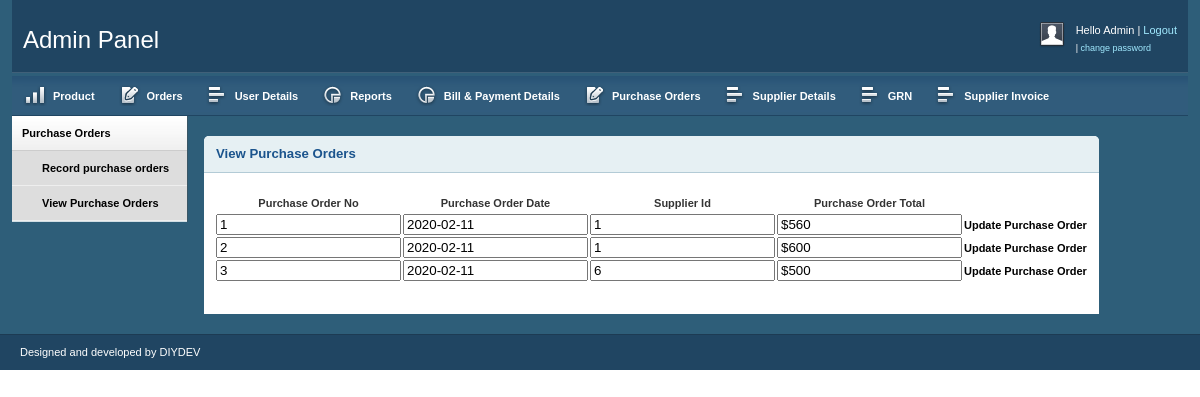
/admin/view_po.php (signed in), run on the app's committed database.
### tables this page shows
CREATE TABLE `po` (
  `po_no` int(10) NOT NULL,
  `po_date` varchar(10) NOT NULL,
  `s_id` int(10) NOT NULL,
  `total` int(10) NOT NULL
);

### admin/view_po.php (the view, shortened to what this page needs)
<?php
include "admin_header.php";
$conn = mysqli_connect("localhost","root","","online_shopping");
?>
        <div class="grid_2">
            <div class="box sidemenu">
                <div class="block" id="section-menu">
                    <ul class="section menu">
                        <li><a class="menuitem">Purchase Orders</a>
                            <ul class="submenu">
                                <li><a href="record_po.php">Record purchase orders</a> </li>
                                <li><a href="view_po.php">View Purchase Orders</a> </li>
                            </ul>
                        </li>
                    </ul>
                </div>
            </div>
        </div>
        <div class="grid_15">
            <div class="box round first">
                <h2>View Purchase Orders</h2>
                <div class="block">
                            <form name="form1" action="" method="post" enctype="multipart/form-data">
                                <table>
                                    <thead>
                                        <th>Purchase Order No</th>
                                        <th>Purchase Order Date</th>
                                    	<th>Supplier Id</th>
                                    	<th>Purchase Order Total</th>
                                    </thead>
                                    <tbody>
                                        <?php
										$sql  = mysqli_query($conn,"select * from po order by po_no asc");
                                        while($row = mysqli_fetch_assoc($sql))
										{
                                        echo "<tr>";
                                        echo "<td>"; ?> <input type="text" value="<?php echo $row["po_no"]; ?>" readonly > <?php echo "</td>";
										echo "<td>"; ?> <input type="text"   value="<?php echo $row["po_date"]; ?>" readonly > <?php echo "</td>";
                                        echo "<td>"; ?> <input type="text"  value="<?php echo $row["s_id"]; ?>" readonly > <?php echo "</td>";
										echo "<td>"; ?> <input type="text"  value="$<?php echo $row["total"]; ?>" readonly > <?php echo "</td>";
										echo "<td>"; ?> <a href="update_po.php?id=<?php echo $row["po_no"]; ?>"> Update Purchase Order </a> <?php echo "</td>";
                                        echo "</tr>";
                                        }
										?>
                                    </tbody>
                                </table>
                                </form>
                            </div>
                        </div>
<?php
include "admin_footer.php";
?>

### admin/css/grid.css (style rules this page uses)
.grid_1, .grid_2, .grid_3, .grid_4, .grid_5, .grid_6, .grid_7, .grid_8, .grid_9, .grid_10, .grid_11, .grid_12, .grid_13, .grid_14, .grid_15, .grid_16 { display: inline; float: left; margin-left: 1%; margin-right: 1%; }
.container_12 .grid_2 { width: 14.666%; }

### admin/css/layout.css (style rules this page uses)
body { background: #fff; color: #333; font-size: 11px; padding: 0 0 0px; }
a { color: #000; font-weight:bold; text-decoration: none; }
h1, h2, h3, h4, h5, h6 { line-height:1.2em; margin-bottom:.3em; }
h2 { margin-top:1em; }
.box { background:#fff; margin-bottom:20px; padding:10px 10px 10px 10px; margin-left:-8px; }
.box.round { -moz-border-radius: 5px 5px 0px 0px; -webkit-border-radius: 5px 5px 0px 0px; border-radius: 5px 5px 0px 0px; }
.box h2 { font-size:1.2em; font-weight:bold; color:#1B548D; background:#E6F0F3; margin:-10px -10px 0 -10px; padding:10px 12px; border-bottom:1px solid #B3CBD6; -moz-border-radius: 5px 5px 0px 0px; -webkit-border-radius: 5px 5px 0px 0px; border-radius: 5px 5px 0px 0px; }
.box.first { margin-top:20px; }
.block { padding-top:20px; }
.box.sidemenu { background-color:#D1DEE4; border-right:1px solid #3A5665; padding:0px; margin:0px; cursor:pointer; }
.box.sidemenu .block { padding-top:0px; margin-top:0px; }
ul, ol { padding-top:0; }
ul.menu { list-style:none; border-top:1px solid #bbb; }
ul.menu li { margin:0; }
ul.menu li a { display:block; padding:4px 10px; border-bottom:1px solid #ccc; }
ul.menu ul { list-style:none; margin:0; }
ul.menu ul li a { padding-left:30px; }
ul.section { border-top:0; margin-bottom:0; }
ul.section li a { background:url(../img/sidemenu-repeat.jpg) repeat-x; line-height:26px; }
ul.section li li a { background:#ddd; border-bottom:1px solid #eee; }
ul.section ul li { text-transform:none; }
.block { padding-bottom:1px; }

### data on the page
po: po_no "1", po_date "2020-02-11", s "1", total "$560"
po: po_no "2", po_date "2020-02-11", s "1", total "$600"
po: po_no "3", po_date "2020-02-11", s "6", total "$500"
